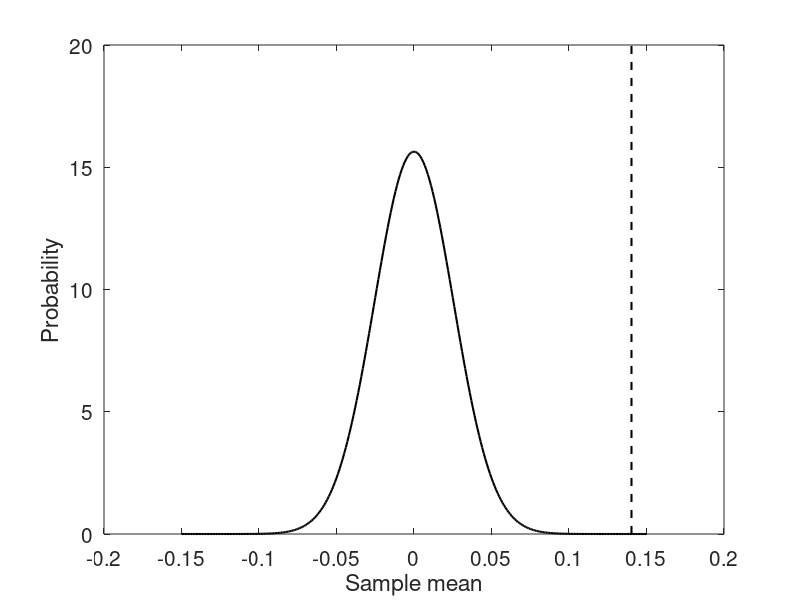
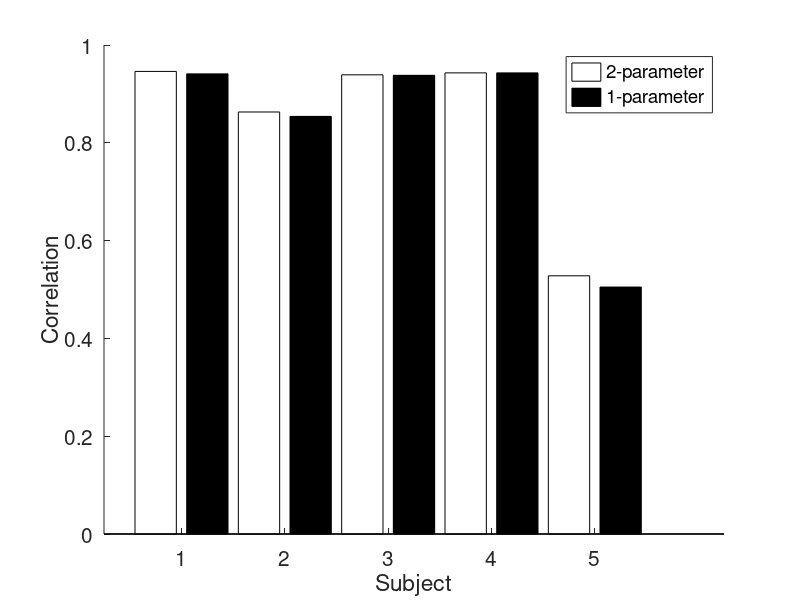
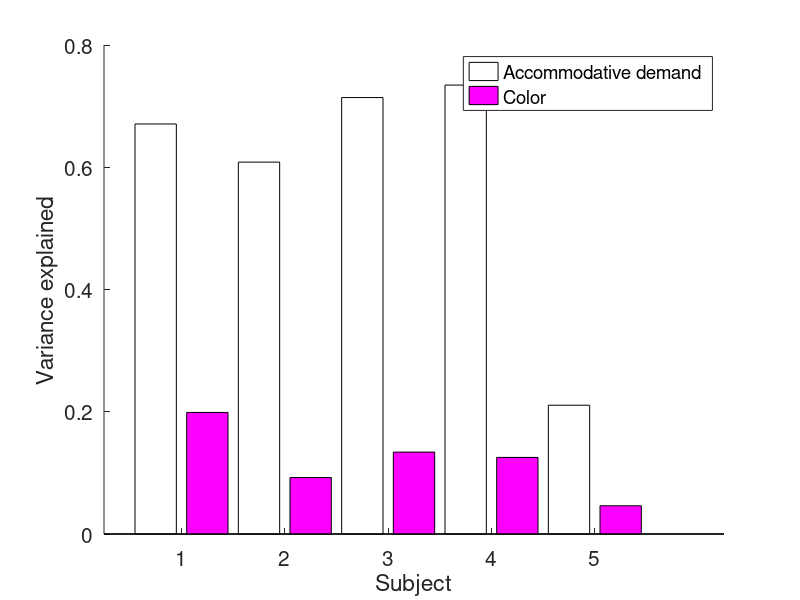
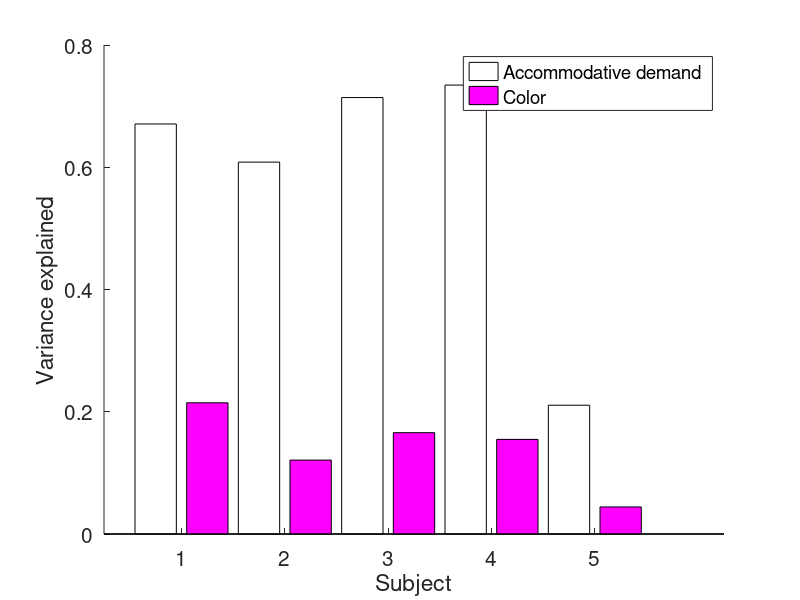

MATLAB code to generate these figures, in order: (Note: this script raises an error after producing the figures.)
%% ACTUAL POWER ANALYSIS

addVarExplClr = [0.2147 0.1209 0.1658 0.1548 0.0443];

%% JUST CHECKING EXPRESSION FOR STD ERROR OF THE MEAN

for i = 1:10000
    smpAddVar = randsample(addVarExplClr,5,true);
    muSmpAddVar(i) = mean(smpAddVar);
end

xSupport = -0.15:0.001:0.15;
pMu = normpdf(xSupport,0,std(muSmpAddVar));

figure;
plot(xSupport,pMu,'k','LineWidth',1.5); hold on;
plot(mean(muSmpAddVar).*[1 1],ylim,'k--','LineWidth',1.5);
set(gca,'FontSize',15);
xlabel('Sample mean'); ylabel('Probability');

%% COMPARE TWO-PARAMETER VS ONE-PARAMETER COLOR MODELS

twoParamR2 = [0.946 0.863 0.939 0.943 0.528];

oneParamR2 = [0.941 0.854 0.938 0.943 0.505];

figure;
hold on;
bar([1 3 5 7 9],twoParamR2,0.4,'FaceColor','w');
bar([2 4 6 8 10],oneParamR2,0.4,'FaceColor','k');
set(gca,'FontSize',15);
xlabel('Subject'); ylabel('Correlation');
set(gca,'XTick',[1.5 3.5 5.5 7.5 9.5]);
set(gca,'XTickLabel',{'1' '2' '3' '4' '5'});
legend({'2-parameter' '1-parameter'});

%%

varColor = [0.1989 0.0924 0.1340 0.1253 0.0462];

varAccStim = [0.6708 0.6084 0.7140 0.7344 0.2107];

figure;
hold on;
bar([1 3 5 7 9],varAccStim,0.4,'FaceColor','w');
bar([2 4 6 8 10],varColor,0.4,'FaceColor','m');
set(gca,'FontSize',15);
xlabel('Subject'); ylabel('Variance explained');
set(gca,'XTick',[1.5 3.5 5.5 7.5 9.5]);
set(gca,'XTickLabel',{'1' '2' '3' '4' '5'});
legend({'Accommodative demand' 'Color'});

%%

varColor = [0.1989 0.0924 0.1340 0.1253 0.0462];

varAccStim = [0.6708 0.6084 0.7140 0.7344 0.2107];

figure;
hold on;
bar([1 3 5 7 9],varAccStim,0.4,'FaceColor','w');
bar([2 4 6 8 10],addVarExplClr,0.4,'FaceColor','m');
set(gca,'FontSize',15);
xlabel('Subject'); ylabel('Variance explained');
set(gca,'XTick',[1.5 3.5 5.5 7.5 9.5]);
set(gca,'XTickLabel',{'1' '2' '3' '4' '5'});
legend({'Accommodative demand' 'Color'});

%% COMPARE WEIGHTING MODEL AND SWITCHING MODEL

% weightingModelRho = [0.946 0.863 0.939 0.943 0.528 0.971 0.853];
% switchingModelRho = [0.901 0.799 0.905 0.925 0.51  0.943 0.835];
% 
% 
% figure;
% hold on;
% bar([1 3 5 7 9 11 13],weightingModelRho.^2,0.4,'FaceColor','w');
% bar([2 4 6 8 10 12 14],switchingModelRho.^2,0.4,'FaceColor','k');
% set(gca,'FontSize',15);
% xlabel('Subject'); ylabel('Variance Explained');
% set(gca,'XTick',[1.5 3.5 5.5 7.5 9.5 11.5 13.5]);
% set(gca,'XTickLabel',{'1' '2' '3' '4' '5' '6' '7'});
% legend({'Weighting' 'Switching'});

sn = [17 11 16 21 23 24];
rhoSwitchAll = [];
rhoFullAll = [];
rhoNoColorAll = [];
weightsRBSall = [];
rhoColorAll = [];
rhoColorSwitchAll = [];

for i = 1:length(sn)
    [wR, wS, bias, rbThreshold, rhoSwitch, rhoColorSwitch] = ARCnlz_linearSwitching(sn(i),false);
    rhoSwitchAll(i) = rhoSwitch;
    rhoColorSwitchAll(i) = rhoColorSwitch;
    display(['Done with subject ' num2str(i)]);
end

for i = 1:length(sn)
    [weightsRBS1_x, weightsRBS1_y, rhoFull, rhoNoColor,rhoColor] = ARCnlz_linearModel(sn(i),false);
    rhoFullAll(i) = rhoFull;
    rhoNoColorAll(i) = rhoNoColor;
    weightsRBSall(i,:) = weightsRBS1_x;
    rhoColorAll(i) = rhoColor;
    display(['Done with subject ' num2str(i)]);
end

%% PLOT WEIGHTS

figure;
set(gcf,'Position',[262 314 1239 594]);
for i = 1:size(weightsRBSall,i)
    subplot(2,3,i);
    hold on;
    bar(1,weightsRBSall(i,1),'FaceColor','r');
    bar(2,weightsRBSall(i,2),'FaceColor','b');
    bar(3,weightsRBSall(i,3),'FaceColor','k');
    bar(4,weightsRBSall(i,4),'FaceColor','w');
    set(gca,'XTick',[1 2 3 4]);
    set(gca,'XTickLabel',{'w_R' 'w_B' 'w_S' 'b'});
    title('Weights');
    set(gca,'FontSize',20);
    ylim(max(weightsRBSall(i,:)).*[-1.2 1.2]);
    axis square;
end

%% PLOT VARIANCE EXPLAINED COMPARISONS

figure;
hold on;
bar([1 4 7 10 13 16],rhoFullAll.^2,0.3,'FaceColor','w');
bar([2 5 8 11 14 17],rhoSwitchAll.^2,0.3,'FaceColor',[0.5 0.5 0.5]);
bar([3 6 9 12 15 18],rhoNoColorAll.^2,0.3,'FaceColor','k');
set(gca,'FontSize',15);
xlabel('Subject'); ylabel('Variance Explained');
set(gca,'XTick',[1.5 4.5 7.5 10.5 13.5 16.5]);
set(gca,'XTickLabel',{'1' '2' '3' '4' '5' '6'});
legend({'Weighting' 'Switching' 'No color'});

%% PLOT VARIANCE EXPLAINED BY COLOR COMPARISONS

figure;
hold on;
bar([1 3 5 7 9 11],rhoColorAll.^2,0.4,'FaceColor','m');
bar([2 4 6 8 10 12],rhoColorSwitchAll.^2,0.4,'FaceColor',[0.5 0 0.5]);
set(gca,'FontSize',15);
xlabel('Subject'); ylabel('Variance Explained');
set(gca,'XTick',[1.5 3.5 5.5 7.5 9.5 11.5]);
set(gca,'XTickLabel',{'1' '2' '3' '4' '5' '6'});
legend({'Weighting' 'Switching'});

%% COMPARE WEIGHTS

redWeights = [0.7076 0.1043 0.3660 0.4499 0.2045 0.4052 0.2148];
blueWeights = [-0.2690 -0.4902 -0.2788 -0.3552 -0.0726 -0.2039 -0.1898];
